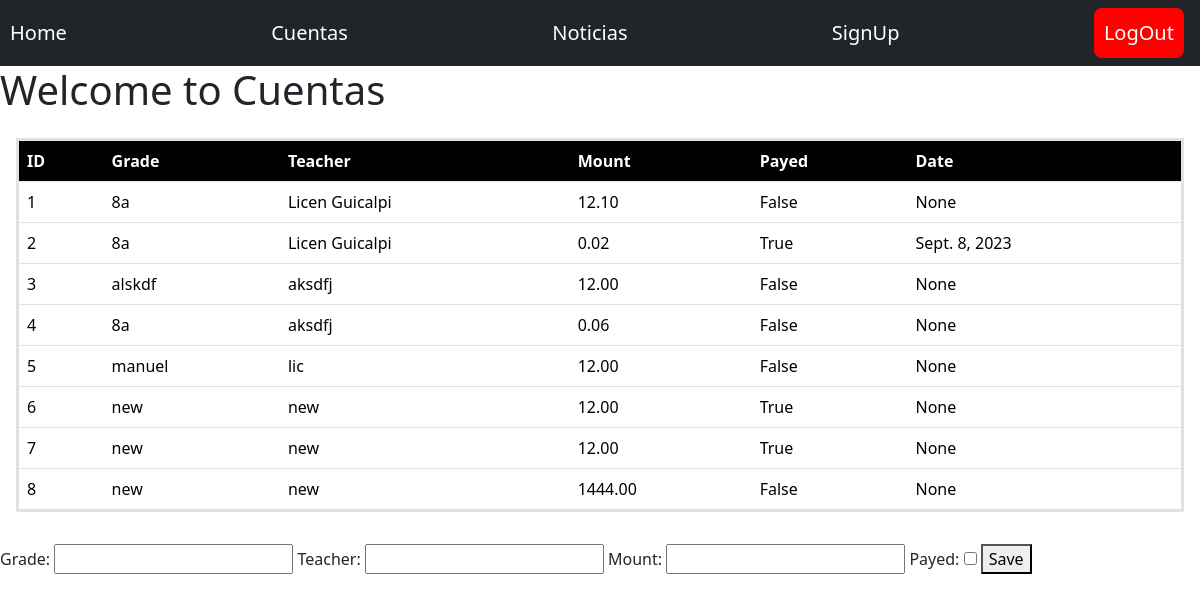
The page /cuentas/ (signed in) on the database its author committed.
### cuentas/models.py (models this page shows, shortened)
class Counts(models.Model):
    grade = models.CharField(max_length=100)
    teacher = models.CharField(max_length=100)
    mount = models.DecimalField(max_digits=10, decimal_places=2)
    payed = models.BooleanField(default=False)
    date = models.DateField(null=True, blank=True)

### cuentas/views.py (the view)
# urls.py: path("cuentas/", views.cuentas, name="cuentas"),
@login_required
def cuentas(request):
    error = request.GET.get("error")
    counts = Counts.objects.all()
    return render(request, "cuentas.html", {
        "form": CountsForm,
        "counts": counts,
        "error": error
    })

### cuentas/templates/cuentas.html (shortened to what this page needs)
{% extends 'base.html' %}
{% block content %}
<h1>Welcome to Cuentas</h1>
<div class="count_table">
    <table class="table">
        <thead class="thead-dark">
            <tr>
                <th>ID</th>
                <th>Grade</th>
                <th>Teacher</th>
                <th>Mount</th>
                <th>Payed</th>
                <th>Date</th>
            </tr>
        </thead>
        <tbody>
            {% for count in counts %}
            <tr>
                <td>{{ count.id }}</td>
                <td>{{ count.grade }}</td>
                <td>{{ count.teacher }}</td>
                <td>{{ count.mount }}</td>
                <td>{{ count.payed }}</td>
                <td>{{ count.date }}</td>
            </tr>
            {% endfor %}
        </tbody>
   </table>
</div>
<div class="form">
    <form action="{% url 'cuentas_create' %}" method="POST">
        {{ form }}
        <button>Save</button>
    </form>
</div>
{% endblock %}

### cuentas/static/css/style.css (style rules this page uses)
.count_table { padding: 1em; }
.count_table table, th, td { border-style: solid; }
.count_table th { background-color: black; color: white; }

### rows shown on the page
Counts: id "1", grade "8a", teacher "Licen Guicalpi", mount "12.10", payed "False", date "None"
Counts: id "2", grade "8a", teacher "Licen Guicalpi", mount "0.02", payed "True", date "Sept. 8, 2023"
Counts: id "3", grade "alskdf", teacher "aksdfj", mount "12.00", payed "False", date "None"
Counts: id "4", grade "8a", teacher "aksdfj", mount "0.06", payed "False", date "None"
Counts: id "5", grade "manuel", teacher "lic", mount "12.00", payed "False", date "None"
Counts: id "6", grade "new", teacher "new", mount "12.00", payed "True", date "None"
Counts: id "7", grade "new", teacher "new", mount "12.00", payed "True", date "None"
Counts: id "8", grade "new", teacher "new", mount "1444.00", payed "False", date "None"
